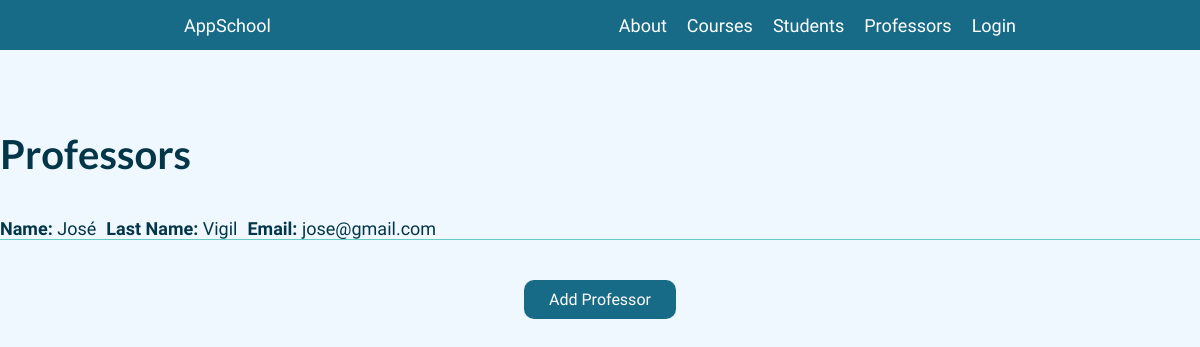
Page /AppSchool/professors on the earlier database version.
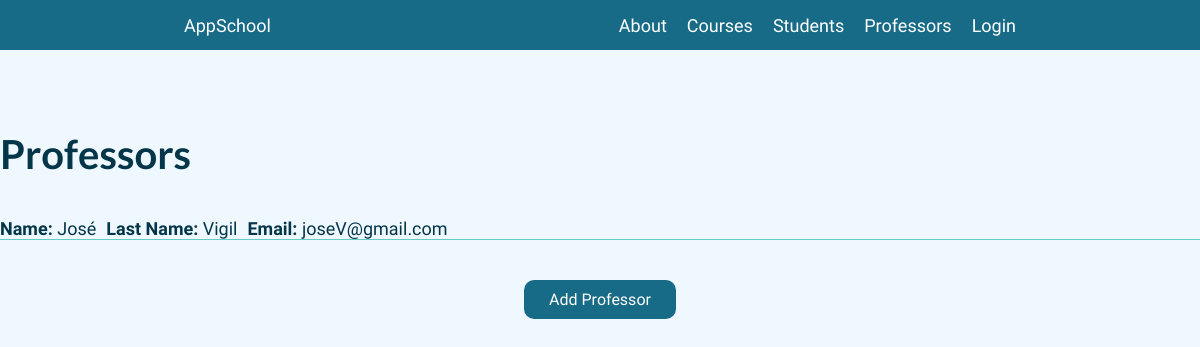
Same page on the later database version.
### AppSchool/models.py (models this page shows, shortened)
class Professor(models.Model):
    name = models.CharField(max_length=40)
    lastName = models.CharField(max_length=20)
    email = models.EmailField(max_length=40)

### AppSchool/views.py (the view)
# urls.py: path("professors", professors, name="Professors"),
def professors(request, id=None):
    if id:
        findItem = Professor.objects.get(id=int(id))
        findItem.delete()
    return render(
        request,
        "AppSchool/professors.html",
        {"db": Professor.objects.all()},
    )

### AppSchool/context_processors.py (called while the page is built, shortened)
def custom_user(request):
    context = auth(request)
    user = context["user"]
    return context

### AppSchool/templates/AppSchool/professors.html (shortened to what this page needs)
{% extends "AppSchool/layout.html" %} {% load static %}
{% block section%}
<section class="page">
  <div class="container">
    <div class="title_container">
      <h3 class="subtitle">Professors</h3>
    </div>
    {% if db %} {% for item in db %}
    <div class="list_container">
      <div class="group_container">
        <p class="text text-left"><b>Name:</b> {{item.name}}</p>
        <p class="text text-left"><b>Last Name:</b> {{item.lastName}}</p>
        <p class="text text-left"><b>Email:</b> {{item.email}}</p>
      </div>
    </div>
    {% endfor %} {% endif %}
    <a class="button" href="{% url 'FormProfessor' %}">Add Professor</a>
  </div>
</section>
{% endblock %}

Differences in the rows shown:
changed Professor "José": email "jose@gmail.com" → "joseV@gmail.com"
